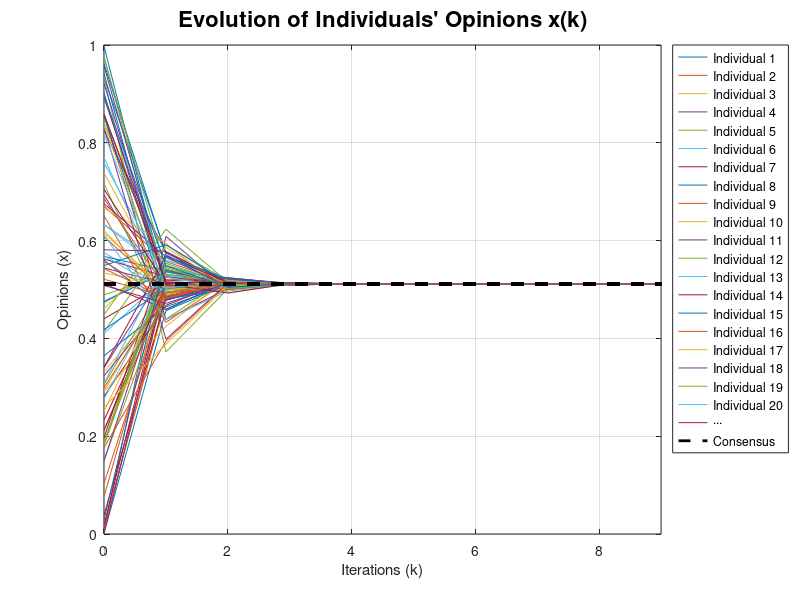

Here is the MATLAB script that generated this plot:
%% Initialization 
N = 10;
%x0 = rand(n, 1);
%x0 = [0.0019, 0.8578, 0.0100, 0.0087, 0.8405, 0.7700, 0.8572, 0.9335, 0.0151, 0.1898, 0.6941, 0.9773, 0.5753, 0.5624, 0.9418, 0.6864, 0.3312, 0.3401, 0.9344, 0.3075, 0.0388, 0.5678, 0.6508, 0.7387, 0.9564, 0.3061, 0.7591, 0.2813, 0.9019, 0.6706, 0.2915, 0.3235, 0.7168, 0.1842, 0.4403, 0.3645, 0.2135, 0.5335, 0.8323, 0.4728, 0.6324, 0.1970, 0.9975, 0.0023, 0.6153, 0.8245, 0.4141, 0.8963, 0.5120, 0.9617, 0.6079, 0.6661, 0.9215, 0.4487, 0.6333, 0.2115, 0.5603, 0.1036, 0.2923, 0.5440, 0.1809, 0.2761, 0.2326, 0.5488, 0.5570, 0.6205, 0.0007, 0.1878, 0.4763, 0.0182, 0.4749, 0.0766, 0.2507, 0.5812, 0.1510, 0.4102, 0.8930, 0.8544, 0.5428, 0.4605, 0.1494, 0.4889, 0.5691, 0.3415, 0.4179, 0.1768, 0.8348, 0.6758, 0.1854, 0.6111, 0.7052, 0.0283, 0.5209, 0.2591, 0.5082, 0.9732, 0.8182, 0.8588, 0.8966, 0.2995];
x0 = dlmread('x0_100.txt');

A = dlmread('Ad_matrix_100.txt');
n = size(A,1);

%% DeGroot Model Simulation
x = zeros(n, N);  
x(:, 1) = x0;     % initial opinions

for k = 2:N
    x(:, k) = A * x(:, k-1);
end
%% Calculate Consensus
[eigenvecs, eigenvals] = eig(A');  
w = eigenvecs(:, 1);  % left eigenvector corresponding to eigenvalue 1

% Normalize w
w = w / sum(w); 
 
consensus = (w' * x(:, 1)) * ones(n, 1);  % Calculate (w^T x_0) 1_n

%% Plot Opinions
figure;
p1 = plot(0:N-1, x', 'LineWidth', 0.5);  
hold on;
p2 = plot(0:N-1, consensus * ones(1, N), '--k', 'LineWidth', 2);  
xlabel('Iterations (k)');
ylabel('Opinions (x)');
title('Evolution of Individuals'' Opinions x(k)', 'FontSize', 16);
xlim([0 N-1]); 
labels = arrayfun(@(x) ['Individual ', num2str(x)], 1:20, 'UniformOutput', false);
labels{end+1} = '...'; 
legend([p1(1:21); p2], [labels 'Consensus'], 'Location', 'bestoutside');
grid on;
%saveas(gcf, 'cons_100_degroot.jpg');

%% Disagreement vector
disagreement = x(:,N)-consensus;